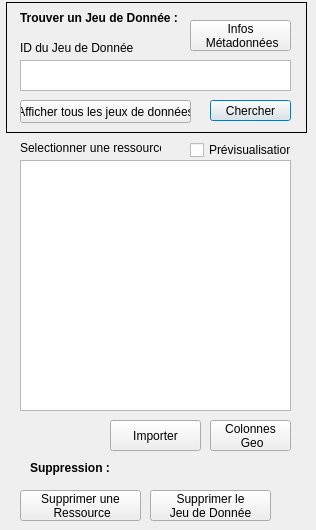
   <widget class="QWidget" name="tab">
    <attribute name="icon">
     <iconset>
      <normaloff>../../../../../../../../../.designer/backup/img/arrow_bottom.png</normaloff>../../../../../../../../../.designer/backup/img/arrow_bottom.png</iconset>
    </attribute>
    <attribute name="title">
     <string>Importer</string>
    </attribute>
    <widget class="QPushButton" name="pushImportresource">
     <property name="geometry">
      <rect>
       <x>110</x>
       <y>420</y>
       <width>91</width>
       <height>31</height>
      </rect>
     </property>
     <property name="text">
      <string>Importer</string>
     </property>
    </widget>
    <widget class="QListWidget" name="resourcesList">
     <property name="geometry">
      <rect>
       <x>20</x>
       <y>160</y>
       <width>271</width>
       <height>251</height>
      </rect>
     </property>
     <property name="lineWidth">
      <number>1</number>
     </property>
     <property name="textElideMode">
      <enum>Qt::ElideNone</enum>
     </property>
     <property name="resizeMode">
      <enum>QListView::Adjust</enum>
     </property>
     <property name="layoutMode">
      <enum>QListView::SinglePass</enum>
     </property>
     <property name="spacing">
      <number>0</number>
     </property>
     <property name="viewMode">
      <enum>QListView::ListMode</enum>
     </property>
     <property name="wordWrap">
      <bool>true</bool>
     </property>
    </widget>
    <widget class="QLabel" name="label_14">
     <property name="enabled">
      <bool>true</bool>
     </property>
     <property name="geometry">
      <rect>
       <x>20</x>
       <y>140</y>
       <width>141</width>
       <height>16</height>
      </rect>
     </property>
     <property name="text">
      <string>Selectionner une ressource</string>
     </property>
    </widget>
    <widget class="QPushButton" name="pushDeletedataset">
     <property name="geometry">
      <rect>
       <x>150</x>
       <y>490</y>
       <width>121</width>
       <height>31</height>
      </rect>
     </property>
     <property name="layoutDirection">
      <enum>Qt::LeftToRight</enum>
     </property>
     <property name="autoFillBackground">
      <bool>true</bool>
     </property>
     <property name="text">
      <string>Supprimer le 
Jeu de Donnée</string>
     </property>
    </widget>
    <widget class="QLabel" name="label_18">
     <property name="geometry">
      <rect>
       <x>30</x>
       <y>460</y>
       <width>81</width>
       <height>16</height>
      </rect>
     </property>
     <property name="font">
      <font>
       <weight>75</weight>
       <bold>true</bold>
      </font>
     </property>
     <property name="text">
      <string>Suppression :</string>
     </property>
    </widget>
    <widget class="QPushButton" name="pushDeleteResource">
     <property name="geometry">
      <rect>
       <x>20</x>
       <y>490</y>
       <width>121</width>
       <height>31</height>
      </rect>
     </property>
     <property name="layoutDirection">
      <enum>Qt::LeftToRight</enum>
     </property>
     <property name="autoFillBackground">
      <bool>true</bool>
     </property>
     <property name="text">
      <string>Supprimer une
 Ressource</string>
     </property>
    </widget>
    <widget class="QLabel" name="label">
     <property name="geometry">
      <rect>
       <x>20</x>
       <y>10</y>
       <width>161</width>
       <height>16</height>
      </rect>
     </property>
     <property name="font">
      <font>
       <weight>75</weight>
       <bold>true</bold>
      </font>
     </property>
     <property name="text">
      <string>Trouver un Jeu de Donnée :</string>
     </property>
    </widget>
    <widget class="QPushButton" name="ExecUrlApi">
     <property name="geometry">
      <rect>
       <x>210</x>
       <y>100</y>
       <width>81</width>
       <height>21</height>
      </rect>
     </property>
     <property name="text">
      <string>Chercher</string>
     </property>
     <property name="default">
      <bool>true</bool>
     </property>
    </widget>
    <widget class="QLabel" name="label_4">
     <property name="geometry">
      <rect>
       <x>20</x>
       <y>40</y>
       <width>141</width>
       <height>16</height>
      </rect>
     </property>
     <property name="text">
      <string>ID du Jeu de Donnée</string>
     </property>
    </widget>
    <widget class="QPushButton" name="pushInfos">
     <property name="geometry">
      <rect>
       <x>190</x>
       <y>20</y>
       <width>101</width>
       <height>31</height>
      </rect>
     </property>
     <property name="layoutDirection">
      <enum>Qt::LeftToRight</enum>
     </property>
     <property name="text">
      <string>Infos 
 Métadonnées</string>
     </property>
    </widget>
    <widget class="QPushButton" name="pushDisplayAllDatasets">
     <property name="geometry">
      <rect>
       <x>20</x>
       <y>100</y>
       <width>171</width>
       <height>23</height>
      </rect>
     </property>
     <property name="text">
      <string>Afficher tous les jeux de données</string>
     </property>
     <property name="autoDefault">
      <bool>false</bool>
     </property>
    </widget>
    <widget class="QLabel" name="label_8">
     <property name="geometry">
      <rect>
       <x>6</x>
       <y>2</y>
       <width>301</width>
       <height>131</height>
      </rect>
     </property>
     <property name="frameShape">
      <enum>QFrame::Box</enum>
     </property>
     <property name="text">
      <string/>
     </property>
    </widget>
    <widget class="QCheckBox" name="checkPrevisu">
     <property name="geometry">
      <rect>
       <x>190</x>
       <y>140</y>
       <width>101</width>
       <height>20</height>
      </rect>
     </property>
     <property name="text">
      <string>Prévisualisation</string>
     </property>
    </widget>
    <widget class="QTextEdit" name="datasetId">
     <property name="geometry">
      <rect>
       <x>20</x>
       <y>60</y>
       <width>271</width>
       <height>31</height>
      </rect>
     </property>
    </widget>
    <widget class="QPushButton" name="pushSetGeoParams">
     <property name="geometry">
      <rect>
       <x>210</x>
       <y>420</y>
       <width>81</width>
       <height>31</height>
      </rect>
     </property>
     <property name="text">
      <string>Colonnes 
 Geo</string>
     </property>
    </widget>
    <zorder>label_8</zorder>
    <zorder>pushImportresource</zorder>
    <zorder>resourcesList</zorder>
    <zorder>label_14</zorder>
    <zorder>pushDeletedataset</zorder>
    <zorder>label_18</zorder>
    <zorder>pushDeleteResource</zorder>
    <zorder>label</zorder>
    <zorder>ExecUrlApi</zorder>
    <zorder>label_4</zorder>
    <zorder>pushInfos</zorder>
    <zorder>pushDisplayAllDatasets</zorder>
    <zorder>checkPrevisu</zorder>
    <zorder>datasetId</zorder>
    <zorder>pushSetGeoParams</zorder>
   </widget>
